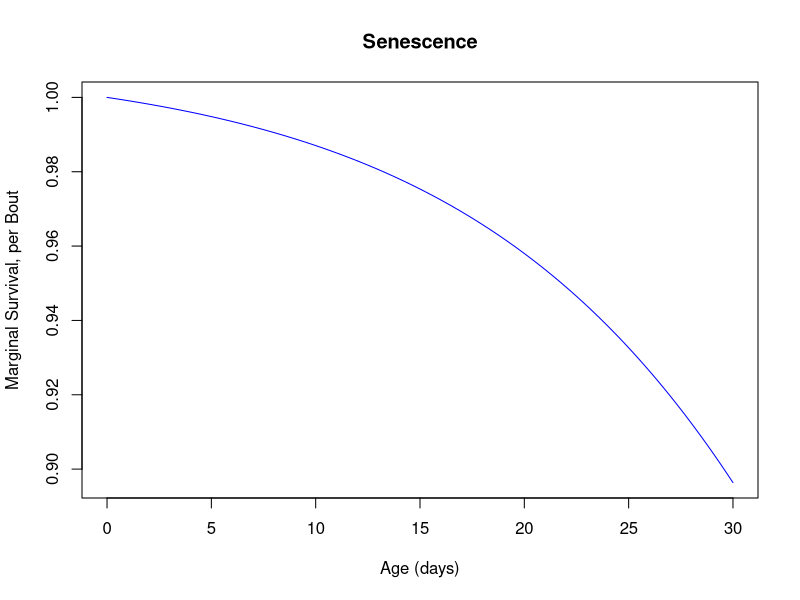
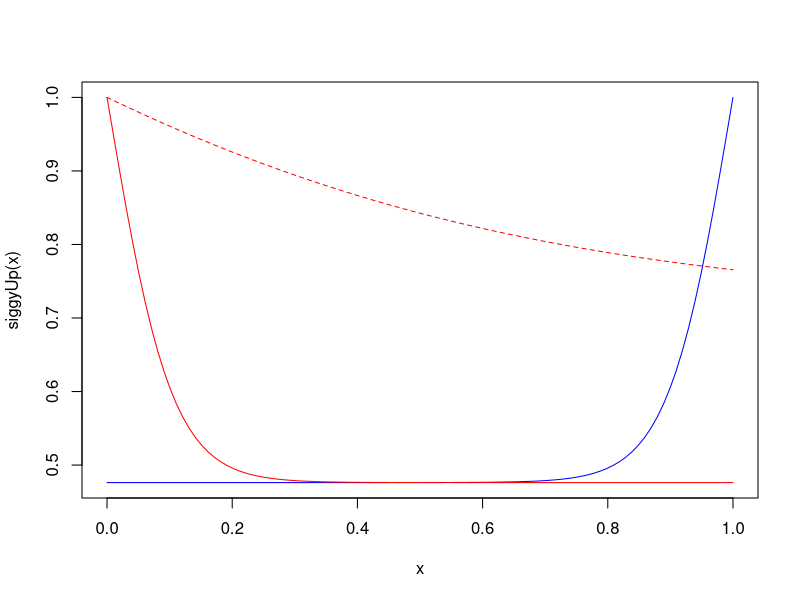

The R script that drew these images, in order:
## ---- chunk 1
knitr::opts_chunk$set(echo = TRUE)
## ---- chunk 2
pSenesce = function(x,sns_a=0.085,sns_b=100){
  (2+sns_b)/(1+sns_b) - exp(x*sns_a)/(sns_b+exp(x*sns_a))
}
## ---- chunk 3
x=seq(0,30,length.out=100)
plot(x, pSenesce(x),type = "l", col ="blue", 
     xlab= "Age (days)", 
     ylab = "Marginal Survival, per Bout", 
     main = "Senescence")
## ---- chunk 4
siggyUp=function(x,a=20,b=1.1){
  (2+b^a)/(1+b^a) - exp((1-x)*a)/(b^a+exp((1-x)*a))
}

siggyDown=function(x,a=20,b=1.1){
  (2+b^a)/(1+b^a) - exp(x*a)/(b^a+exp(x*a))
}

siggyUp=function(x,a=20,b=1.1){
  (2+b)/(1+b) - exp((1-x)*a)/(b+exp((1-x)*a))
}

siggyDown=function(x,a=20,b=1.1){
  (2+b)/(1+b) - exp(x*a)/(b+exp(x*a))
}

x=seq(0,1,length.out=100)
plot(x, siggyUp(x),type = "l", col ="blue")
lines(x, siggyDown(x, a=2, b=.4), lty =2, col = "red")
lines(x, siggyDown(x),col="red")
